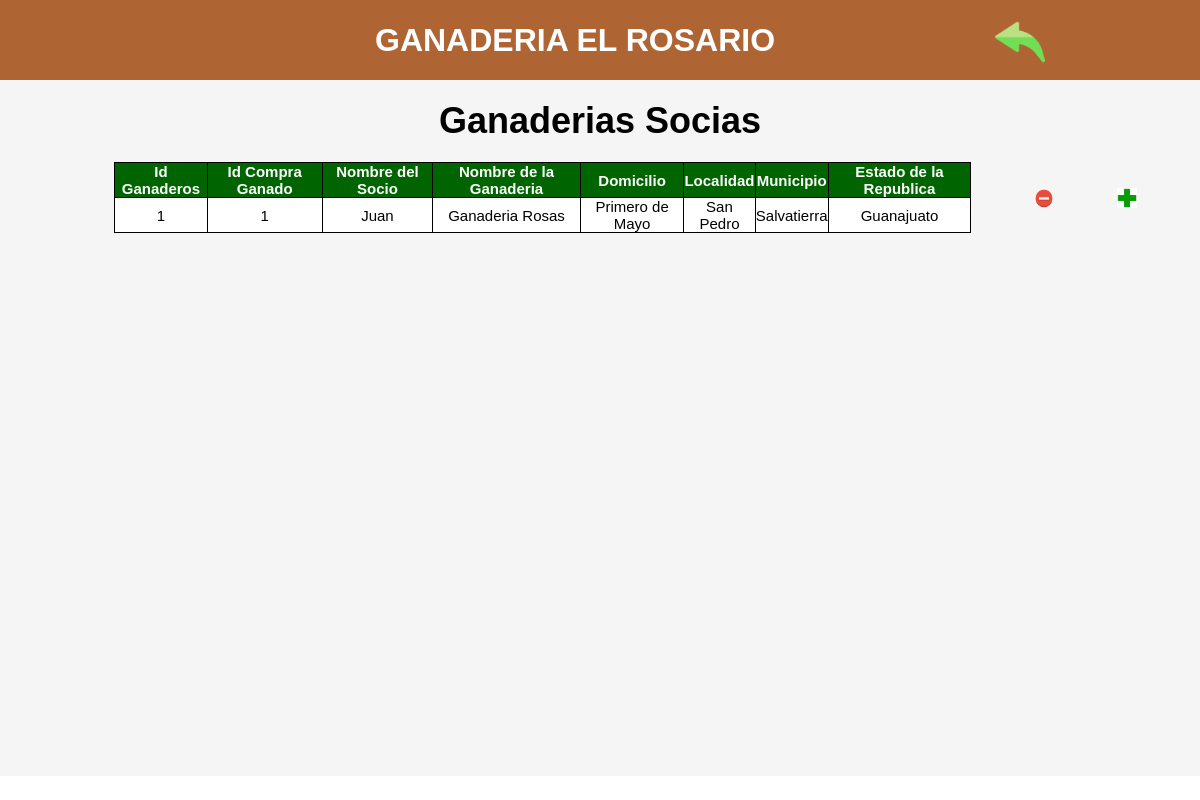
The app's page /Ganaderos.php with its own data.
### tables this page shows
CREATE TABLE `ganaderos` (
  `IdGanadero` int(11) NOT NULL,
  `IdCompraGanado` int(11) DEFAULT NULL,
  `Nombre` varchar(30) DEFAULT NULL,
  `RazonSocial` varchar(60) DEFAULT NULL,
  `Domicilio` varchar(60) DEFAULT NULL,
  `Localidad` varchar(30) DEFAULT NULL,
  `Municipio` varchar(30) DEFAULT NULL,
  `Estado` varchar(30) DEFAULT NULL
);

### Ganaderos.php (the view, shortened to what this page needs)
<?php
$server = "localhost";
$user = "root";
$pass = "";
$db = "Ganaderia";
$conexion = mysqli_connect($server, $user, $pass, $db);
$consulta = "SELECT * FROM Ganaderos";
$guardar = $conexion->query($consulta);
?>
<!DOCTYPE html>
<html>
<head>
    <link rel="stylesheet" type="text/css" href="Ganaderos.css">
</head>
<body>
        <div class = "titulin">
            <h1>GANADERIA EL ROSARIO</h1>
            <a href="ADMINISTRADORES.php">
            <img src="flechaatras.jpg" alt="Boton Atras" class="boton-atras">
            </a>
        </div>
        <main>
            <section class = "container">
                <h3>Ganaderias Socias</h3>
                <div class = "tabla">
                    <div class="tres"></div>
                    <div class="uno">
                        <table border="1" class="table">
                            <thead class="headtable">
                                <tr>
                                <th>Id Ganaderos</th>
                                <th>Id Compra Ganado</th>
                                <th>Nombre del Socio</th>
                                <th>Nombre de la Ganaderia</th>
                                <th>Domicilio</th>
                                <th>Localidad</th>
                                <th>Municipio</th>
                                <th>Estado de la Republica</th>
                                </tr>
                            </thead>
                            <tbody>
                            <?php while ($row = $guardar->fetch_assoc()): ?>
                            <tr>
                                <td><?php echo $row['IdGanadero']; ?></td>
                                <td><?php echo $row['IdCompraGanado']; ?></td>
                                <td><?php echo $row['Nombre']; ?></td>
                                <td><?php echo $row['RazonSocial']; ?></td>
                                <td><?php echo $row['Domicilio']; ?></td>
                                <td><?php echo $row['Localidad']; ?></td>
                                <td><?php echo $row['Municipio']; ?></td>
                                <td><?php echo $row['Estado']; ?></td>
                            </tr>
                        <?php endwhile; ?>
                            </tbody>
                        </table>
                    </div>
                    <div class="dos">
                 <a href="EliminarGanadero.php">
                  <img src="eliminar.jpg" alt="borrar" class="eliminar">
                </a>
                <a href="NuevoGanadero.php">
                    <img src="agregar.jpg" alt="agregar" class="nuevo" style="width: 30px; height: 30px;">
                </a>
                </div>
                </div>
            </section>
        </main>
</body>
</html>

### Ganaderos.css (style rules this page uses)
* { padding: 0; margin: 0; }
body { background-image: url('Imagenes/Fondo.jpg'); background-size: cover; background-position: center; background-repeat: no-repeat; height: 100%; margin: auto; font-family: 'Arial', sans-serif; }
.titulin { align-items: center; justify-content: center; text-align: center; color: white; display: flex; height: 80px; border: 1px #af6434; background-color: #af6434; }
.boton-atras { position: relative; left: 220px; margin-top: 8px; width: 50px; height: 50px; }
h3 { font-size: 36px; text-align: center; padding: 20px; }
.container { background-color: whitesmoke; width: 100%; height: 87vh; text-align: center; }
.table, .tr, .th, .td { background-color: white; border: 1px solid black; border-collapse: collapse; }
.table { font-size: 15px; width: 100%; margin: auto; border-collapse: collapse; }
.headtable { background-color: darkgreen; color: white; width: 25%; }
main { display: flex; }
.eliminar { width: 20px !important; height: 20px !important; max-width: 20px; max-height: 20px; cursor: pointer; object-fit: contain; display: block; }
.nuevo { width: 20px !important; height: 20px !important; max-width: 20px !important; max-height: 20px !important; display: block; margin: 0 auto; }
.tabla { display: flex; justify-content: center; }
.uno { width: 75%; height: auto; }
.dos { width: 20%; display: flex; justify-content: space-evenly; align-items: center; }
.tres { width: 10%; }

### records on screen
ganaderos: IdGanadero "1", IdCompraGanado "1", Nombre "Juan", RazonSocial "Ganaderia Rosas", Domicilio "Primero de Mayo", Localidad "San Pedro", Municipio "Salvatierra", Estado "Guanajuato"
